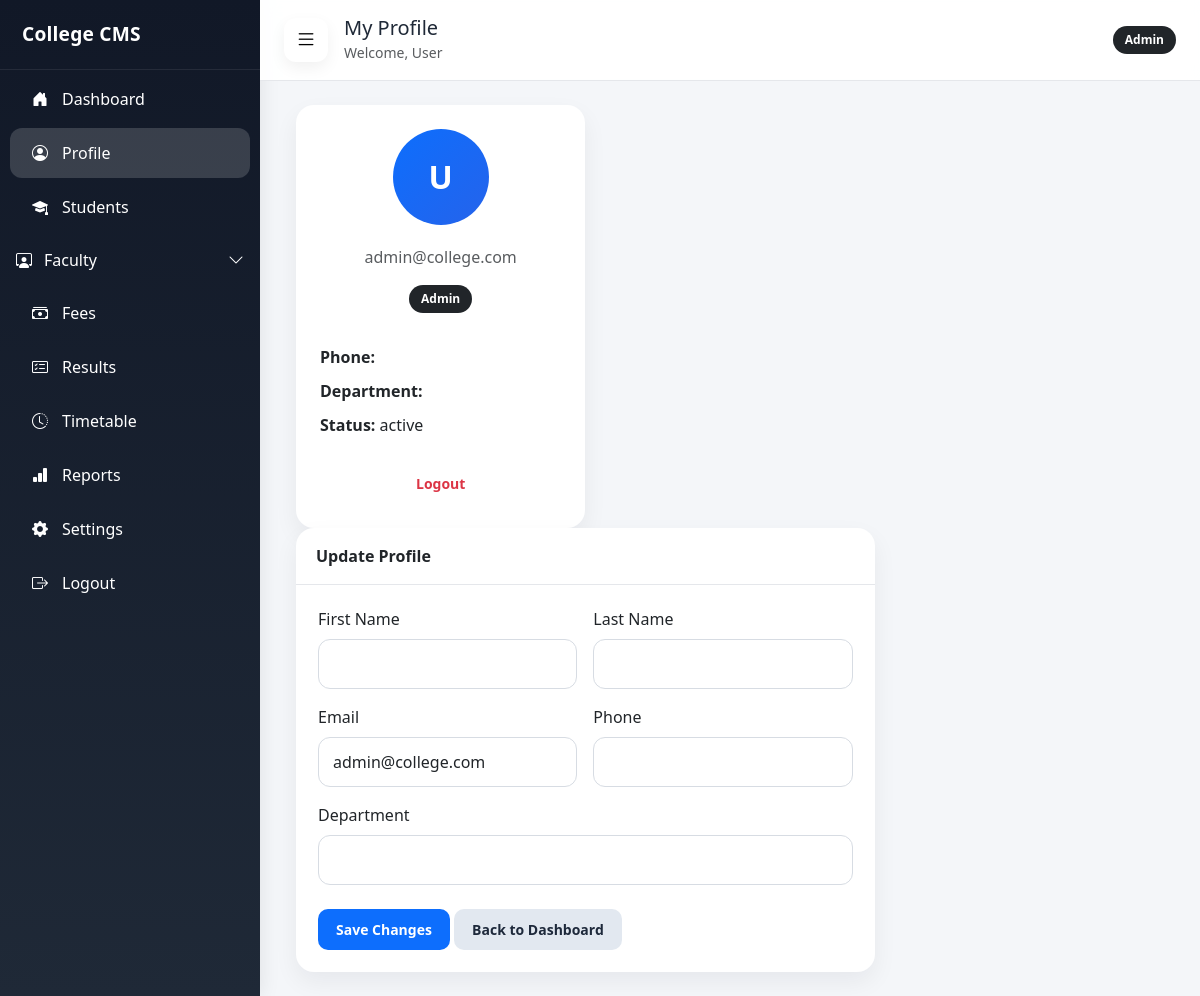
/public/index.php?url=profile (signed in), run on the app's committed database.
### tables this page shows
CREATE TABLE `users` (
  `id` int NOT NULL,
  `uuid` char(36) NOT NULL,
  `email` varchar(150) NOT NULL,
  `password_hash` varchar(255) NOT NULL,
  `role_id` int NOT NULL,
  `status` enum('active','inactive','suspended') DEFAULT 'active',
  `last_login` datetime DEFAULT NULL,
  `created_at` timestamp NULL DEFAULT CURRENT_TIMESTAMP,
  `updated_at` timestamp NULL DEFAULT CURRENT_TIMESTAMP ON UPDATE CURRENT_TIMESTAMP
);

CREATE TABLE `roles` (
  `id` int NOT NULL,
  `role_name` varchar(50) NOT NULL,
  `description` text,
  `created_at` timestamp NULL DEFAULT CURRENT_TIMESTAMP
);

### app/controllers/ProfileController.php (called while the page is built, shortened)
<?php
class ProfileController {
    private $userModel;
    public function __construct($db) {
        $this->userModel = new UserModel($db);
    }
    public function getCurrentUser($id) {
        return $this->userModel->getUserById($id);
    }
}

### app/models/UserModel.php (called while the page is built, shortened)
<?php
class UserModel {
    private $conn;
    public function __construct($db) {
        $this->conn = $db;
    }
    public function getUserById($id) {
        $query = "SELECT
                    u.id,
                    u.email,
                    u.status,
                    u.role_id,
                    r.role_name,
                    p.first_name,
                    p.last_name,
                    p.phone,
                    p.department
                  FROM users u
                  JOIN roles r ON u.role_id = r.id
                  LEFT JOIN profiles p ON u.id = p.user_id
                  WHERE u.id = :id
                  LIMIT 1";
        $stmt = $this->conn->prepare($query);
        $stmt->bindParam(':id', $id, PDO::PARAM_INT);
        $stmt->execute();
        return $stmt->fetch(PDO::FETCH_ASSOC);
    }
}

### app/views/profile/index.php (the view, shortened to what this page needs)
<?php
include __DIR__ . '/../layouts/header.php';
include __DIR__ . '/../layouts/sidebar.php';
$firstLetter = strtoupper(substr($user['first_name'] ?? 'U', 0, 1));
?>
<div class="container-fluid">
    <div class="col-lg-4">
    <div class="card surface-card">
        <div class="card-body text-center p-4">
            <div class="avatar-circle mx-auto mb-3">
                <?= htmlspecialchars($firstLetter) ?>
            </div>
            <p class="text-muted mb-3"><?= htmlspecialchars($user['email'] ?? '') ?></p>
            <span class="badge bg-dark mb-3"><?= htmlspecialchars($user['role_name'] ?? '') ?></span>
            <div class="profile-meta text-start mt-3">
                <p><strong>Phone:</strong> <?= htmlspecialchars($user['phone'] ?? '') ?></p>
                <p><strong>Department:</strong> <?= htmlspecialchars($user['department'] ?? '') ?></p>
                <p><strong>Status:</strong> <?= htmlspecialchars($user['status'] ?? '') ?></p>
            </div>
            <a href="/college/public/index.php?url=logout" class="btn btn-outline-danger w-100 mt-3">Logout</a>
        </div>
    </div>
</div>
        <div class="col-lg-8">
            <div class="card stat-card">
                <div class="card-header">Update Profile</div>
                <div class="card-body">
                    <form action="/college/public/index.php?url=update-profile" method="POST">
                        <div class="row g-3">
                            <div class="col-md-6">
                                <label class="form-label">First Name</label>
                                <input type="text" name="first_name" class="form-control"
                                       value="<?= htmlspecialchars($user['first_name'] ?? '') ?>" required>
                            </div>
                            <div class="col-md-6">
                                <label class="form-label">Last Name</label>
                                <input type="text" name="last_name" class="form-control"
                                       value="<?= htmlspecialchars($user['last_name'] ?? '') ?>">
                            </div>
                            <div class="col-md-6">
                                <label class="form-label">Email</label>
                                <input type="email" name="email" class="form-control"
                                       value="<?= htmlspecialchars($user['email'] ?? '') ?>" required>
                            </div>
                            <div class="col-md-6">
                                <label class="form-label">Phone</label>
                                <input type="text" name="phone" class="form-control"
                                       value="<?= htmlspecialchars($user['phone'] ?? '') ?>">
                            </div>
                            <div class="col-md-12">
                                <label class="form-label">Department</label>
                                <input type="text" name="department" class="form-control"
                                       value="<?= htmlspecialchars($user['department'] ?? '') ?>">
                            </div>
                        </div>
                        <div class="mt-4">
                            <button type="submit" class="btn btn-primary">Save Changes</button>
                            <a href="/college/public/index.php?url=dashboard" class="btn btn-secondary">Back to Dashboard</a>
                        </div>
                    </form>
                </div>
            </div>
        </div>
    </div>
</div>
<?php include __DIR__ . '/../layouts/footer.php'; ?>

### public/assets/css/dashboard.css (style rules this page uses)
:root { --app-bg: #f4f6f9; --app-card: #ffffff; --app-text: #1f2937; --app-muted: #6b7280; --app-border: #e5e7eb; --app-shadow: 0 10px 24px rgba(15, 23, 42, 0.06); --app-radius: 18px; --app-radius-sm: 14px; --admin-accent: #0d6efd; --faculty-accent: #2563eb; --student-accent: #198754; --sidebar-bg: #111827; --sidebar-hover: rgba(255,255,255,0.10); --sidebar-active: rgba(255,255,255,0.16); }
body { background: var(--app-bg); color: var(--app-text); overflow-x: hidden; font-family: "Segoe UI", Tahoma, Geneva, Verdana, sans-serif; }
.stat-card, .surface-card { border: none; border-radius: var(--app-radius); background: var(--app-card); box-shadow: var(--app-shadow); }
.stat-card .card-body { padding: 22px; }
.card-header { background: transparent; border-bottom: 1px solid var(--app-border); font-weight: 700; padding: 16px 20px; }
.form-control, .form-select { border-radius: 12px; padding: 12px 14px; border: 1px solid #d7dce3; }
.btn { border-radius: 12px; font-weight: 600; }
.badge { padding: 8px 12px; border-radius: 999px; }
.avatar-circle { width: 96px; height: 96px; border-radius: 50%; display: inline-flex; align-items: center; justify-content: center; font-size: 2rem; font-weight: 700; color: #fff; background: linear-gradient(135deg, #0d6efd, #2563eb); }
.profile-meta p { margin-bottom: 10px; }
.btn { display:inline-flex; align-items:center; justify-content:center; gap:6px; padding:10px 18px; border-radius:10px; font-size:14px; font-weight:600; text-decoration:none; border:none; cursor:pointer; transition:all 0.25s ease; }
.btn-secondary { background:#e2e8f0; color:#1e293b; }

### data on the page
users: email "admin@college.com", role.role_name "Admin", status "active"

### other printed values
$pageTitle "My Profile"
$_SESSION['user_name'] "User"
$_SESSION['role'] "Admin"
$firstLetter "U"
